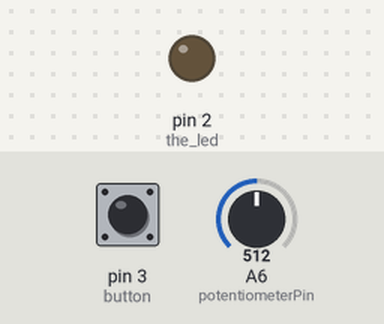
Simulated run of this program. Board: Arduino Nano, built with avr-gcc and run on an emulated ATmega328P. Parts: output pins drawn as LEDs (lit = HIGH). Dashed ring = blinking. Inputs (shaded band) come from the test bench; at power-on: pin 3 (button) LOW, A6 (potentiometerPin) = 512.

Above: at 1.2 s.
1.3 s: pin 3 (button) pulled HIGH for 3.2 s
At 1.7 s:
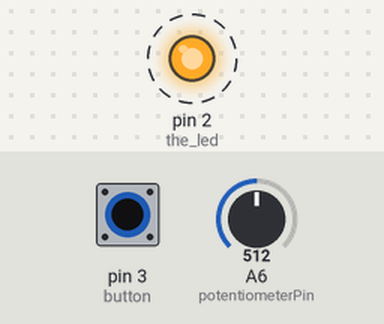
Timing chart, 0 to 6.3 s (numbered marks = the images above; inputs shaded):
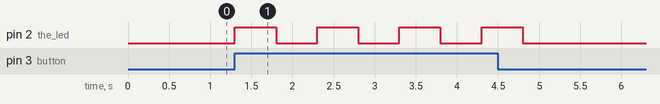

Measured:
- after the input at 1.3 s, pin 2 (the_led): alternates HIGH for 0.50 s and LOW for 0.50 s, 8 changes in all, then stays LOW, starting at once

The program:

main.cpp
```cpp
#include <Arduino.h>

const int potentiometerPin = A6;
int potentiometerValue = 0; //Not a const, since it will be modified
const int button = 3;     // the  pin number of the button
const int the_led = 2;    // assign the number 2 to variable the_led. It is the pin number where the led is connected

int buttonState = 0;      // this is the state ofthe button, 0 is off 1 is on

void setup() {
  pinMode(button, INPUT);       // initialize the button as an input:
  pinMode(the_led, OUTPUT);     // define the_led as an output

}

void loop() {
  // read the state of the button value, it is a digital read, the button must then be connected to a digital pin:
  buttonState = digitalRead(button);
  potentiometerValue = analogRead(potentiometerPin); //This is the reason it is not a const
  potentiometerValue = map(potentiometerValue, 0, 1023,0,1000); //This adjust 0-1023 to be relatively the same as 0-1000
  // a conditionnal should be checked here, if the button is pressed, buttonState will be HIGH (or 1, either is fine). It should look like if(buttonState == ...)
  if(buttonState==HIGH){
    digitalWrite(the_led, HIGH);   // turn the LED on (HIGH is the voltage level)
    delay(potentiometerValue);                   // wait potentiometerValue miliseconds
    digitalWrite(the_led, LOW);    // turn the LED off by making the voltage LOW
    delay(potentiometerValue);
  }else{
    digitalWrite(the_led, LOW);   // turn the LED off (LOW is the voltage level)
  }
}
```
